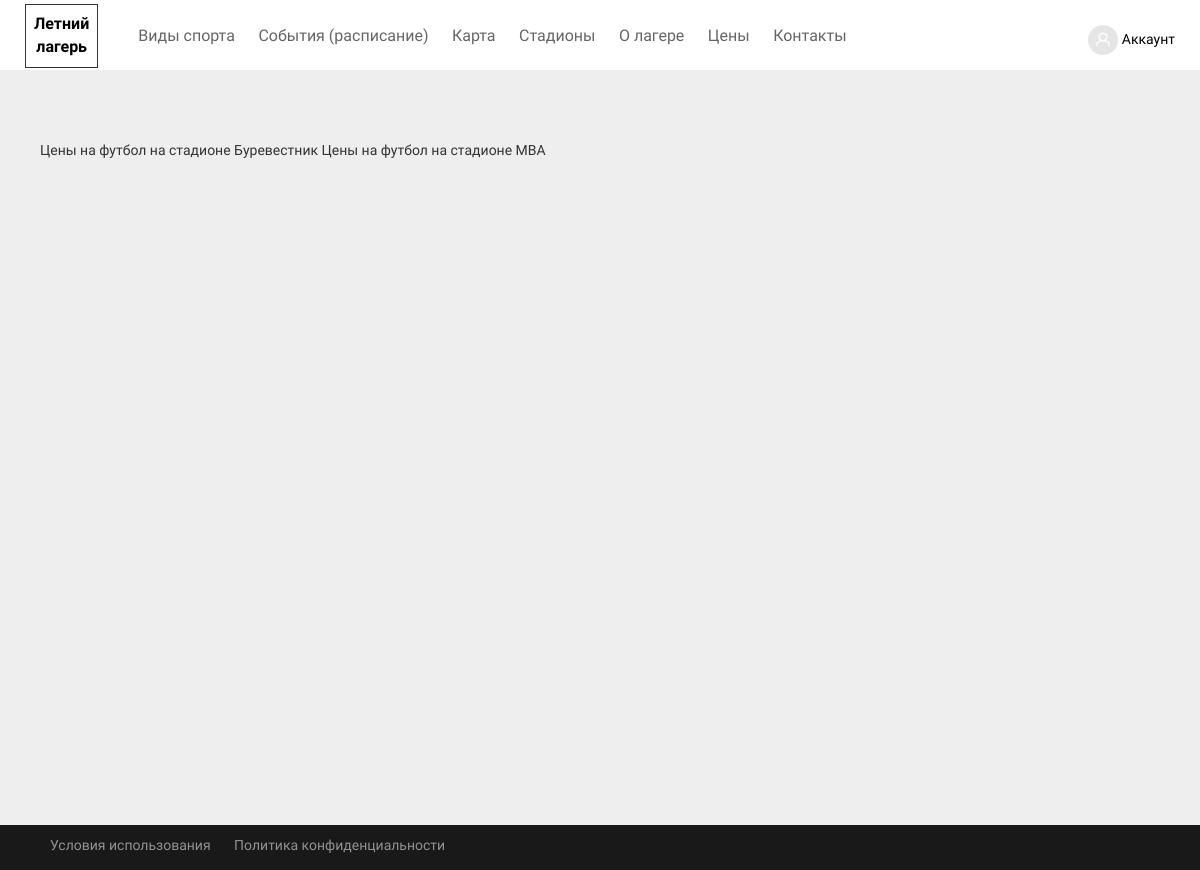
The app's page /prices/ with its own data.
### main/models.py (models this page shows)
class Prices(models.Model):
    sport = models.ForeignKey(Sport, on_delete=models.SET_NULL, null=True)
    stadium = models.ForeignKey(Stadiums, on_delete=models.SET_NULL, null=True)
    name = models.CharField(max_length=250)
    price1 = models.DecimalField('Цена за смену', max_digits=5, decimal_places=0, blank=True, null=True)
    price2 = models.DecimalField('Цена за день', max_digits=5, decimal_places=0, blank=True, null=True)
    price3 = models.DecimalField('Цена за тренировку', max_digits=5, decimal_places=0, blank=True, null=True)
    image = models.ImageField('Изображение', upload_to='main/images', default='', blank=True, null=True)
    sort = models.DecimalField(max_digits=5, decimal_places=0, blank=True, null=True)
    class Meta:
        verbose_name='Цена'
        verbose_name_plural='Цены'
        ordering=['id']
    def __str__(self):
        return self.name

### main/views.py (the view)
# urls.py: path('prices/', views.prices, name='prices'),
def prices(request):
    sports = Sport.objects.order_by('sort').all()
    stadiums = Stadiums.objects.order_by('sort').all()
    prices = Prices.objects.order_by('sort').all()
    return render(request, 'prices.html',
                  {'page_title': 'Цены', 'prices': prices})

### templates/prices.html (shortened to what this page needs)
{% extends 'base.html' %}
{% block page %}
    <div class="events-page">
        <div class="prices__sports">
        {% for price in prices  %}
            {{ price }}
        {% endfor %}
        </div>
    </div>
{% endblock %}

### static/css/main.css (style rules this page uses)
* { box-sizing: border-box; outline: none !important; }
body { min-height: 100vh; position: relative; font-family: 'PT Sans', sans-serif; }
.events-page { height: 100vh; padding-top: 70px; }
.prices__sports { display: block; padding: 70px 40px 60px; background: #EEEEEE; min-height: 100vh; }

### records on screen
Prices: name "Цены на футбол на стадионе Буревестник"
Prices: name "Цены на футбол на стадионе МВА"
